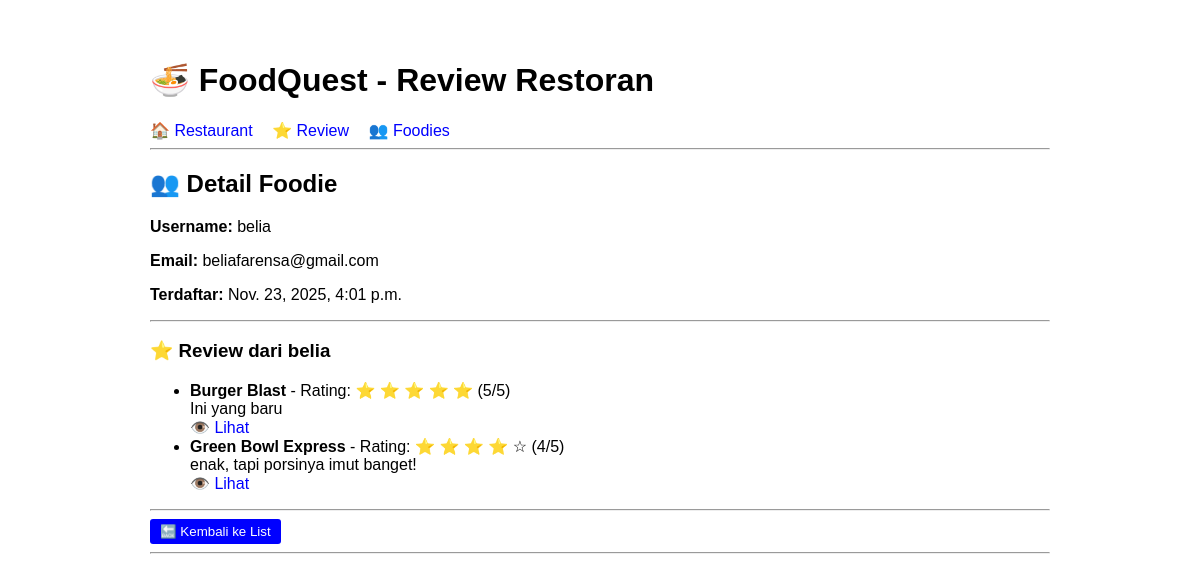
Page /foodies/2/ on the committed database.
### restaurant/models.py (models this page shows, shortened)
class Foodie(models.Model):
    username = models.CharField(max_length=150, unique=True)
    email = models.EmailField(unique=True)
    waktu = models.DateTimeField(auto_now_add=True)
    class Meta:
        verbose_name_plural = "Foodies"

class Review(models.Model):
    RATING_CHOICES = [(i, i) for i in range(1, 6)]
    restaurant = models.ForeignKey(Restaurant, on_delete=models.CASCADE, related_name='reviews')
    foodie = models.ForeignKey(Foodie, on_delete=models.CASCADE, related_name='reviews')
    rating = models.IntegerField(choices=RATING_CHOICES)
    komentar = models.TextField()
    waktu_review = models.DateTimeField(auto_now_add=True)
    class Meta:
        verbose_name_plural = "Reviews"
        ordering = ['-waktu_review']

class Restaurant(models.Model):
    KATEGORI_CHOICES = [
        ('kafe', 'Cafe'),
        ('fine_dining', 'Fine Dining Restaurant'),
        ('casual_dining', 'Casual Dining Restaurant'),
        ('fast_casual', 'Fast Casual Dining'),
        ('fast_food', 'Fast Food Restaurant'),
    ]
    nama = models.CharField(max_length=100)
    lokasi = models.CharField(max_length=200)
    kategori = models.CharField(max_length=50, choices=KATEGORI_CHOICES)
    no_telp = models.CharField(max_length=20)
    deskripsi = models.TextField()
    class Meta:
        verbose_name_plural = "Restaurants"

### restaurant/views.py (the view)
# urls.py: path('foodies/<int:pk>/', views.FoodieDetailView.as_view(), name='foodie_detail'),
class FoodieDetailView(DetailView):
    model = Foodie
    template_name = 'restaurant/foodie_detail.html'
    context_object_name = 'foodie'

### restaurant/templates/restaurant/foodie_detail.html
{% extends 'restaurant/base.html' %}
{% block content %}
<h2>👥 Detail Foodie</h2>
<p><strong>Username:</strong> {{ foodie.username }}</p>
<p><strong>Email:</strong> {{ foodie.email }}</p>
<p><strong>Terdaftar:</strong> {{ foodie.waktu }}</p>
<hr>
<h3>⭐ Review dari {{ foodie.username }}</h3>
{% if foodie.reviews.all %}
<ul>
    {% for review in foodie.reviews.all %}
    <li>
        <strong>{{ review.restaurant.nama }}</strong>
        - Rating:
        {% for i in "12345" %}
            {% if i|add:0 <= review.rating %}⭐{% else %}☆{% endif %}
        {% endfor %}
        ({{ review.rating }}/5)
        <br>
        {{ review.komentar|truncatewords:20 }}
        <br>
        <a href="{% url 'review_detail' review.id %}">👁️ Lihat</a>
    </li>
    {% endfor %}
</ul>
{% else %}
<p>{{ foodie.username }} belum membuat review apapun.</p>
{% endif %}
<hr>
<a href="{% url 'foodie_list' %}"><button>🔙 Kembali ke List</button></a>
{% endblock %}

### restaurant/templates/restaurant/base.html (style rules this page uses)
body { font-family: Arial, sans-serif; max-width: 900px; margin: 20px auto; padding: 20px; }
a { color: blue; text-decoration: none; }
button { padding: 5px 10px; background: blue; color: white; border: none; border-radius: 3px; cursor: pointer; }

### rows in the picture
Foodie: username "belia", email "beliafarensa@gmail.com", waktu "Nov. 23, 2025, 4:01 p.m."
Review: restaurant.nama "Burger Blast", rating "5", komentar "Ini yang baru"
Review: restaurant.nama "Green Bowl Express", rating "4", komentar "enak, tapi porsinya imut banget!"
